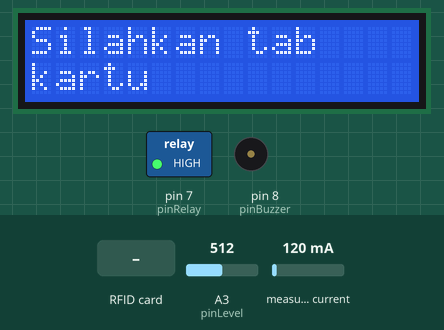
The sketch below on a simulated Arduino Uno, built with avr-gcc and run on an emulated ATmega328P. Parts: 16×2 character LCD, switched loads named in the sketch (green lamp = pin HIGH), buzzer (waves = sounding, pin HIGH). Inputs (shaded band) come from the test bench; at power-on: measured current 120 mA, A3 (pinLevel) = 512. Pins used as bus, display or sensor lines are not drawn; what the sketch prints to the serial monitor is not drawn.

Above: at 1.3 s.
1.4 s: RFID card 9B 1B CD 23 held to the reader
At 4.2 s:
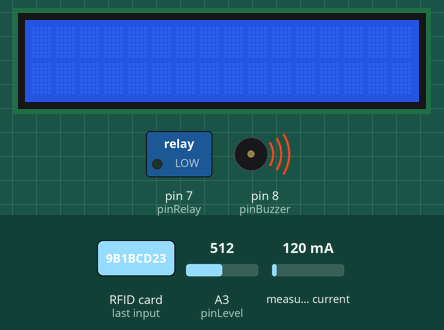
4.4 s: RFID card 5E 7A 19 C4 held to the reader
At 7.7 s:
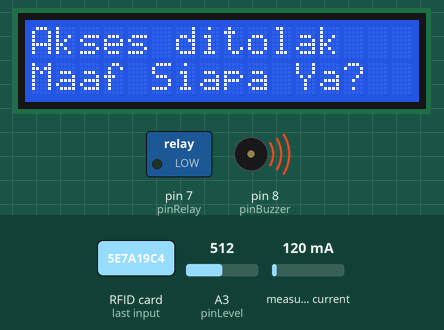
8.9 s: measured current set to 500 mA
At 11.8 s:
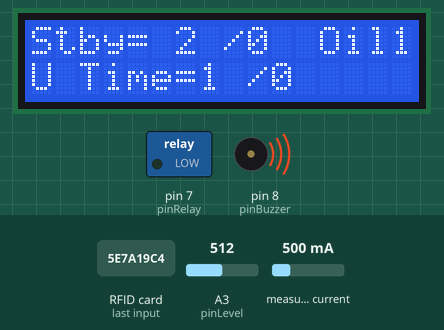
11.9 s: RFID card 9B 1B CD 23 held to the reader
At 13.0 s:
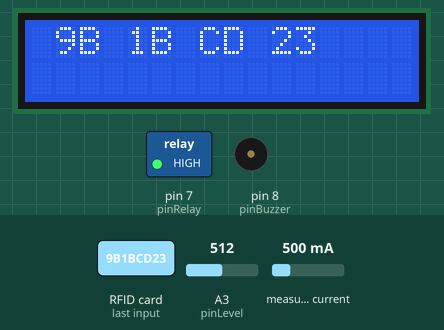
Timing chart, 0 to 15.8 s (numbered marks = the images above; inputs shaded):
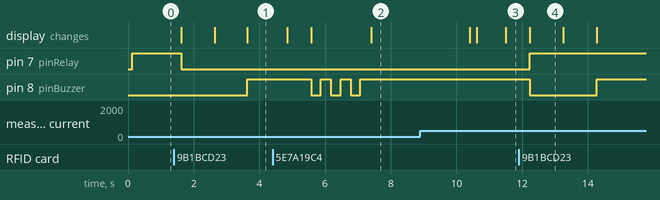

Measured:
- after the input at 1.4 s, pin 7 (pinRelay): HIGH → LOW after 0.21 s; pin 8 (pinBuzzer): LOW → HIGH after 2.2 s; the display: first changes after 0.21 s (image 1 shows a later state)
- after the input at 4.4 s, pin 8 (pinBuzzer): alternates HIGH for 0.30 s and LOW for 0.30 s, 6 changes in all, then stays HIGH, starting after 1.2 s; the display: first differs from a run without the input after 1.2 s (image 2 shows a later state)
- after the input at 11.9 s, pin 7 (pinRelay): LOW → HIGH after 0.33 s; pin 8 (pinBuzzer): HIGH → LOW after 0.33 s, → HIGH 2.0 s later; the display: changes after 0.33 s (image 4)
- what the display in image 4 shows lasts 1.0 s, from 12.2 s to 13.2 s

The sketch:

SensorSCT013_Buzzer_Waterlevel_RFreader_PLXADQ.ino
```cpp
/* menambah library program
list componenet
-sensor current SCT013 + adding wiring resistor ad capacitor
-sensor waterlevel REES52
- RFID reader RC522
- relay
- arduino uno
- LCD I2C
-buzzer
*/
#include <SPI.h>
#include <MFRC522.h>
#include <Wire.h>
#include <LiquidCrystal_I2C.h>
#include "EmonLib.h"

// inialisasi pin RFID, buzzer, dan relay
#define SS_PIN 10
#define RST_PIN 9
MFRC522 mfrc522(SS_PIN, RST_PIN);
int pinBuzzer = 8;
int pinRelay = 7;
LiquidCrystal_I2C lcd(0x27, 16, 2);// spesifikasi LCD

EnergyMonitor emon1;
int tegangan = 220.0;

//pin yang digunakan sensor SCT------------------------------
int pin_sct = A0;

// inialisasi variabel System---------------------------------

int System =false;
unsigned long millisPrevious =0;
unsigned long millisSebelum =0;
unsigned long millisSekarang;
unsigned long millisState;
int WaktuStandby;
int waktuMenitStandby;
int detik =1000;
long interval =1000;
int WaktuPause;

int pinLevel= A3;
int valueLevel=0;
int statlevel;
long waktuPakai =0;
long waktuPause =0;
int waktustbLCD;
int waktuPakaiLCD;
int WaktuGantiOli =5; //define according you need(minutes)--------------------
int waktuMenit =0;

double Irms;
int kondisi;

// ===================== PROGRAM PENGATURAN AWAL ======================= //

void setup()
{

Serial.begin(9600);
Serial.println("CLEARDATA");
Serial.println("LABEL,Time,Arus,Using T,Standby T, Oil Level, Stat level");
//calib - Cur Const= Ratio/BurdenR. 2000/33 = 60
emon1.current(pin_sct, 60);

pinMode(pinBuzzer, OUTPUT);
statlevel =0;

SPI.begin(); // Initiate SPI bus
mfrc522.PCD_Init(); // Initiate MFRC522
// lcd-------------------------------------------------------------
lcd.init();
lcd.backlight();
lcd.setCursor(0,0);
lcd.print("Silahkan tab");
lcd.setCursor(0,1);
lcd.print("kartu");

// inialisasi status I/O pin
pinMode(pinBuzzer, OUTPUT);
pinMode(pinRelay, OUTPUT);

// mematkan buzzer dan relay di awal program
digitalWrite(pinRelay, HIGH);

// System awal = 0
 System = 0;

// mematkan buzzer dan relay di awal program
digitalWrite(pinBuzzer, LOW);
}

//----------------------------------------MAIN PROGRAM----------------------------------------
void loop()
{
//start to rean current sensors---------------------------
Irms = emon1.calcIrms(1480);
valueLevel = analogRead(pinLevel);
//program when login System--------------------------------
if (System==1){
 SystemProgram();
 }

//Serial.print(System);
//Serial.print("//");
//Serial.println(WaktuStandby);
//delay(1000);

// new RFID check----------------------------------------
  if ( ! mfrc522.PICC_IsNewCardPresent())
  {
    return;
  }

  // memilih kartu RFID
  if ( ! mfrc522.PICC_ReadCardSerial())
  {
    return;
  }


  //Inialisasi jumlah baris dan kolom lcd
  lcd.begin(16, 2);

  // menampilkan ID kartu RFID pada Serial Monitor
  // Serial.print("UID tag :");

  String content = "";
  byte letter;
  for (byte i = 0; i < mfrc522.uid.size; i++)
  {
    lcd.print(mfrc522.uid.uidByte[i] < 0x10 ? " 0" : " ");
    lcd.print(mfrc522.uid.uidByte[i], HEX);

    content.concat(String(mfrc522.uid.uidByte[i] < 0x10 ? " 0" : " "));
    content.concat(String(mfrc522.uid.uidByte[i], HEX));
  }

  content.toUpperCase();


  // * PROGRAM JIKA KARTU RFID SESUAI DENGAN YANG TERDAFTAR * //
  // ** ubah ID katu RFID yang ingin didaftarkan di sini ** //
  if (content.substring(1) == "9B 1B CD 23")
  {


    // PROGRAM "ON" alat

    // jika System = 0
    if (System == 0)
    {
      // relay dinyalakan
      // alat dalam System "ON"
      // buzzer menyala
      digitalWrite(pinRelay, LOW);
      digitalWrite(pinBuzzer, LOW);
      delay(1000);

      //Menghapus tulisan lcd
      lcd.clear();
      //Menuliskan kata pada lcd
      lcd.setCursor(0, 0);
      lcd.print("Selamat Datang");
      lcd.setCursor(0, 1);
      lcd.print("Uci");
      delay(1000);
      lcd.clear();


      // buzzer dimatikan
      digitalWrite(pinBuzzer, HIGH);
      delay(1000);

     // System menjadi = 1
      System = 1;

    }

    // PROGRAM "OFF" alat

    // jika System = 1
    else if (System == 1)
    {
      // relay dimatikan
      // alat dalam System "ON"
      // buzzer menyala
      digitalWrite(pinRelay, HIGH);
      digitalWrite(pinBuzzer, LOW);
      delay(1000);

     //Menghapus tulisan lcd
      lcd.clear();
     //Menuliskan kata pada lcd
     lcd.setCursor(0, 0);
     lcd.print("Selamat Tinggal");
     lcd.setCursor(0, 1);
     lcd.print("Uci");
     delay(1000);
     lcd.clear();
     lcd.setCursor(0,0);
     lcd.print("Silahkan tab");
     lcd.setCursor(0,1);
     lcd.print("kartu");

      // buzzer dimatikan
      digitalWrite(pinBuzzer, HIGH);
      delay(1000);
      // System menjadi = 0
      System = 0;

      //reset all counter value
      WaktuStandby = WaktuStandby *0;
      waktuMenitStandby = waktuMenitStandby *0;
      waktuPakai = waktuPakai*0;
      waktuMenit = waktuMenit*0;
     }
  }


  // PROGRAM JIKA KARTU RFID YANG DIGUNAKAN SALAH ATAU TIDAK TERDAFTAR

  else {
    // buzzer berbunyi pendek 3 kali
    digitalWrite(pinBuzzer, LOW);
    delay(300);
    digitalWrite(pinBuzzer, HIGH);
    delay(300);
    digitalWrite(pinBuzzer, LOW);
    delay(300);
    digitalWrite(pinBuzzer, HIGH);
    delay(300);
    digitalWrite(pinBuzzer, LOW);
    delay(300);
    digitalWrite(pinBuzzer, HIGH);
    delay(300);

     //Menghapus tulisan lcd
      lcd.clear();
     //Menuliskan kata pada lcd
     lcd.setCursor(0, 0);
     lcd.print("Akses ditolak");
     lcd.setCursor(0, 1);
     lcd.print("Maaf Siapa Ya?");
     delay(3000);
     lcd.clear();

  }
}

void SystemProgram(){

  //menampilkan di serial monitor
  //Serial.print("Arus yang terbaca : ");
  Serial.print("DATA,TIME,");
  Serial.print(Irms);
  Serial.print(",");
  Serial.print(waktuPakai);
  Serial.print("s");
  Serial.print(waktuMenit);
  Serial.print("m");
  Serial.print(",");
  Serial.print(WaktuStandby);
  Serial.print("s");
  Serial.print(waktuMenitStandby);
  Serial.print("m");
  Serial.print(",");
  Serial.print(valueLevel);
  Serial.print(",");
  Serial.println(statlevel);


  //--------LCD------------------------
  lcd.setCursor(0,0);
  lcd.print("Stby=");
  lcd.setCursor(6,0);
  lcd.print(WaktuStandby);
  lcd.setCursor(8,0);
  lcd.print("/");
  lcd.setCursor(9,0);
  lcd.print(waktuMenitStandby);

  lcd.setCursor(12,0);
  lcd.print("Oil");
  lcd.setCursor(15,0);
  lcd.print(statlevel);

  lcd.setCursor(0,1);
  lcd.print("U Time=");
  lcd.setCursor(7,1);
  lcd.print(waktuPakai);
  lcd.setCursor(9,1);
  lcd.print("/");
  lcd.setCursor(10,1);
  lcd.print(waktuMenit);
  delay(650);


 // waktu standby
  millisSekarang = millis();
    if (millisSekarang - millisSebelum >= detik){
      millisSebelum=millisSekarang;
      WaktuStandby= WaktuStandby+1;
      if (Irms>=0.2){
        waktuPakai= waktuPakai+1;
      }
      if (WaktuStandby== 60){
        waktuMenitStandby= waktuMenitStandby+1;
        WaktuStandby= WaktuStandby*0;
        lcd.setCursor(6,0);
        lcd.print("  ");
      }
       if (waktuPakai== 60){
        waktuMenit= waktuMenit+1;
        waktuPakai= waktuPakai*0;
        lcd.setCursor(7,1);
        lcd.print("  ");

      }
    }

  /*if (Irms>=0.2){
    kondisi= 1;
  }
  if (Irms<=0.2){
    kondisi = 0;
  }
  if (kondisi==1){
    millisState = millis();
    if (millisState - millisPrevious >= interval){
      millisPrevious=millisState;
      waktuPakai= waktuPakai+1;
      if (waktuPakai== 60){
        waktuMenit= waktuMenit+1;
        waktuPakai= waktuPakai*0;
        lcd.setCursor(7,1);
        lcd.print("  ");

      }
    }
  }*/
  if (kondisi==0){
    waktuPause= waktuPakai;
  }
  if (waktuMenit>=WaktuGantiOli){
    waktuMenit=waktuMenit*0;
    // nyalakan buzzer notif oli habis

  digitalWrite(pinBuzzer, HIGH);
  delay(1000);
  digitalWrite(pinBuzzer, LOW);
  delay(600);
  digitalWrite(pinBuzzer, HIGH);
  delay(1000);
  digitalWrite(pinBuzzer, LOW);
  delay(600);
  digitalWrite(pinBuzzer, HIGH);
  delay(1000);
  digitalWrite(pinBuzzer, LOW);
  delay(600);
  digitalWrite(pinBuzzer, HIGH);
  delay(1000);
  digitalWrite(pinBuzzer, LOW);
  delay(600);
  digitalWrite(pinBuzzer, HIGH);
  delay(1000);
  digitalWrite(pinBuzzer, LOW);
  delay(600);
  }

 if (valueLevel >1 && valueLevel<=500) {
   digitalWrite(pinBuzzer, HIGH);
  delay(1000);
  digitalWrite(pinBuzzer, LOW);
  delay(600);
  digitalWrite(pinBuzzer, HIGH);
  delay(1000);
  digitalWrite(pinBuzzer, LOW);
  delay(600);
  digitalWrite(pinBuzzer, HIGH);
  delay(1000);
  digitalWrite(pinBuzzer, LOW);
  delay(600);
    statlevel = 0;
  }

  if (valueLevel > 501) {
    statlevel = 1;
  }
}
```
